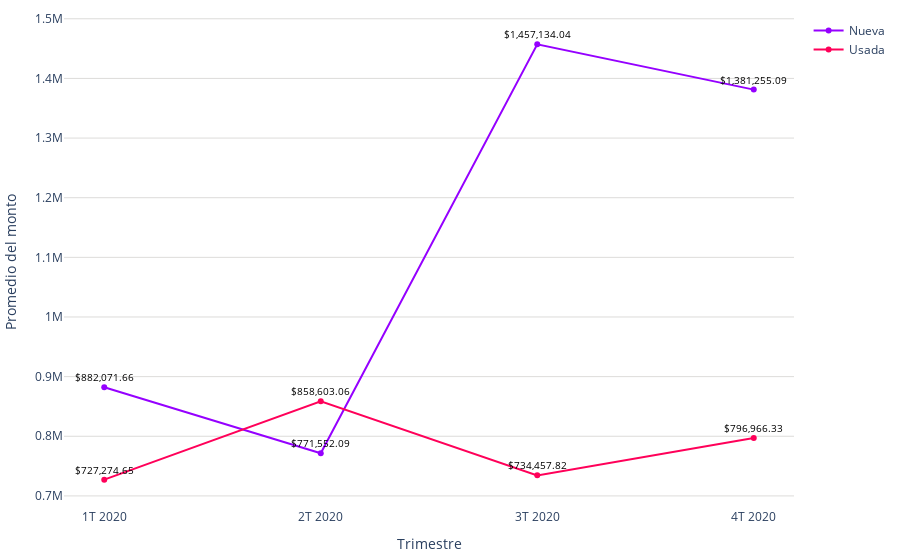

The notebook cell this image was saved under:
### Code cell
# Datos
trimestres = promedio_monto_por_modalidad_mes['trimestre']
modalidades = promedio_monto_por_modalidad_mes['modalidad']
promedios = promedio_monto_por_modalidad_mes['promedio']

# Limpiar las cadenas de promedio y convertirlas a números
promedios_limpios = [float(promedio.replace(',', '')) for promedio in promedios]

colors = ['#9500ff', '#ff0059']
fig = go.Figure()

# Agregar líneas para cada modalidad
for i, modalidad in enumerate(modalidades.unique()):
    df_modalidad = promedio_monto_por_modalidad_mes[promedio_monto_por_modalidad_mes['modalidad'] == modalidad]
    fig.add_trace(go.Scatter(
        x=df_modalidad['trimestre'],
        y=df_modalidad['promedio'].apply(lambda x: float(x.replace(',', ''))),  # Usar los promedios limpios
        mode='markers+lines',
        name=modalidad,
        line=dict(color=colors[i % len(colors)])  # Asignar colores a las líneas
    ))

fig.update_layout(
    #title='Promedio de valor de créditos para viviendas nuevas y usadas (2023)',
    xaxis=dict(title='Trimestre'),
    yaxis=dict(title='Promedio del monto', gridcolor='#dddcda'),
    margin=dict(l=10, r=10, t=10, b=10),  # Ajusta los márgenes (left, right, top, bottom)
    plot_bgcolor='rgba(0,0,0,0)',  # Color de fondo del gráfico
)

# Agregar etiquetas de texto a los puntos con símbolo de dólar
for trace in fig.data:
    df_modalidad = promedio_monto_por_modalidad_mes[promedio_monto_por_modalidad_mes['modalidad'] == trace.name]
    for i, point in enumerate(trace.y):
        # Formatear el promedio con símbolo de dólar
        promedio_con_dolar = f'${df_modalidad.iloc[i]["promedio"]}'
        fig.add_annotation(
            x=trace.x[i],
            y=point,
            text=promedio_con_dolar,
            showarrow=False,
            font=dict(color='black', size=10),
            yshift=10
        )

# Exportar gráfica como archivo HTML
def guardar_grafico_como_html(fig, nombre_archivo, carpeta='assets\graficas'):
    # Crear la carpeta si no existe
    if not os.path.exists(carpeta):
        os.makedirs(carpeta)
    config = {
        'displaylogo': False,  # Ocultar el logo de Plotly
        'modeBarButtonsToRemove': [
            'toImage',       # Botón para guardar como imagen
            'select2d',      # Box select
            'lasso2d',       # Lasso select
            'resetScale2d',  # Reset Axes
        ]
    }
    # Gráfica como archivo HTML en la carpeta especificada
    pio.write_html(fig, f'{carpeta}/{nombre_archivo}.html', config=config)


guardar_grafico_como_html(fig, 'g_scatt_creditos_nuevausada_2020', carpeta='assets\graficas')
fig.show()

### Figure 1 — Plotly figure (JSON) as saved in the notebook; plotly's stock layout.template omitted (floating-point values rounded to 4 significant figures)
{"data": [{"line": {"color": "#9500ff"}, "mode": "markers+lines", "name": "Nueva", "type": "scatter", "x": ["1T 2020", "2T 2020", "3T 2020", "4T 2020"], "y": [882100.0, 771600.0, 1457000.0, 1381000.0]}, {"line": {"color": "#ff0059"}, "mode": "markers+lines", "name": "Usada", "type": "scatter", "x": ["1T 2020", "2T 2020", "3T 2020", "4T 2020"], "y": [727300.0, 858600.0, 734500.0, 797000.0]}], "layout": {"annotations": [{"font": {"color": "black", "size": 10}, "showarrow": false, "text": "$882,071.66", "x": "1T 2020", "y": 882100.0, "yshift": 10}, {"font": {"color": "black", "size": 10}, "showarrow": false, "text": "$771,552.09", "x": "2T 2020", "y": 771600.0, "yshift": 10}, {"font": {"color": "black", "size": 10}, "showarrow": false, "text": "$1,457,134.04", "x": "3T 2020", "y": 1457000.0, "yshift": 10}, {"font": {"color": "black", "size": 10}, "showarrow": false, "text": "$1,381,255.09", "x": "4T 2020", "y": 1381000.0, "yshift": 10}, {"font": {"color": "black", "size": 10}, "showarrow": false, "text": "$727,274.65", "x": "1T 2020", "y": 727300.0, "yshift": 10}, {"font": {"color": "black", "size": 10}, "showarrow": false, "text": "$858,603.06", "x": "2T 2020", "y": 858600.0, "yshift": 10}, {"font": {"color": "black", "size": 10}, "showarrow": false, "text": "$734,457.82", "x": "3T 2020", "y": 734500.0, "yshift": 10}, {"font": {"color": "black", "size": 10}, "showarrow": false, "text": "$796,966.33", "x": "4T 2020", "y": 797000.0, "yshift": 10}], "margin": {"b": 10, "l": 10, "r": 10, "t": 10}, "plot_bgcolor": "rgba(0,0,0,0)", "xaxis": {"title": {"text": "Trimestre"}}, "yaxis": {"gridcolor": "#dddcda", "title": {"text": "Promedio del monto"}}}}
